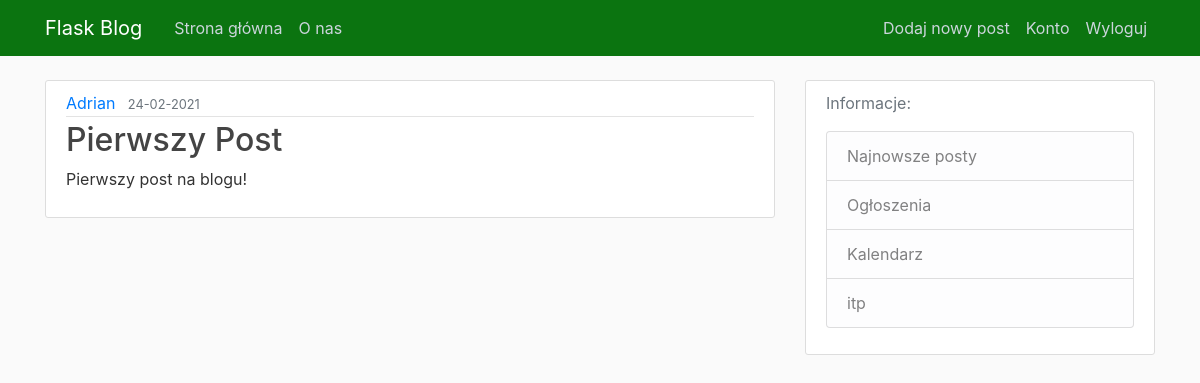
The page /post/1 (signed in) on the database its author committed.
### blogapp/models.py (models this page shows, shortened)
class User(db.Model, UserMixin):
    id = db.Column(db.Integer, primary_key=True)
    username = db.Column(db.String(20), unique=True, nullable=False)
    email = db.Column(db.String(120), unique=True, nullable=False)
    image_file = db.Column(db.String(20), nullable=False, default='default.jpg')
    password = db.Column(db.String(60), nullable=False)
    posts = db.relationship('Post', backref='author', lazy=True)

class Post(db.Model):
    id = db.Column(db.Integer, primary_key=True)
    title = db.Column(db.String(100), nullable=False)
    date_posted = db.Column(db.DateTime, nullable=False, default=datetime.utcnow)
    content = db.Column(db.Text, nullable=False)
    user_id = db.Column(db.Integer, db.ForeignKey('user.id'), nullable=False)

### blogapp/routes.py (the view)
@app.route("/post/<int:post_id>")
def post(post_id):
    post = Post.query.get_or_404(post_id)
    return render_template('post.html', title=post.title, post=post)

### blogapp/models.py (called while the page is built)
@login_manager.user_loader
def load_user(user_id):
    return User.query.get(int(user_id))

### blogapp/templates/post.html (shortened to what this page needs)
{% extends "layout.html" %}
{% block content %}
  <article class="media content-section">
    <div class="media-body">
      <div class="article-metadata">
        <a class="mr-2" href="#">{{ post.author.username }}</a>
        <small class="text-muted">{{ post.date_posted.strftime('%d-%m-%Y') }}</small>
      </div>
      <h2 class="article-title">{{ post.title }}</h2>
      <p class="article-content break-word">{{ post.content }}</p>
    </div>
  </article>
{% endblock content %}

### blogapp/static/main.css (style rules this page uses)
body { background: #fafafa; color: #333333; margin-top: 5rem; }
h1, h2, h3, h4, h5, h6 { color: #444444; }
.content-section { background: #ffffff; padding: 10px 20px; border: 1px solid #dddddd; border-radius: 3px; margin-bottom: 20px; white-space: normal !important; word-wrap: break-word; }
.article-title { color: #444444; }
.article-content { white-space: normal !important; word-wrap: break-word; }
.article-metadata { padding-bottom: 1px; margin-bottom: 4px; border-bottom: 1px solid #e3e3e3 }
.break-word { white-space: normal !important; word-wrap: break-word; }

### rows shown on the page
User: author.username "Adrian"
Post: date_posted "24-02-2021", title "Pierwszy Post", content "Pierwszy post na blogu!"
